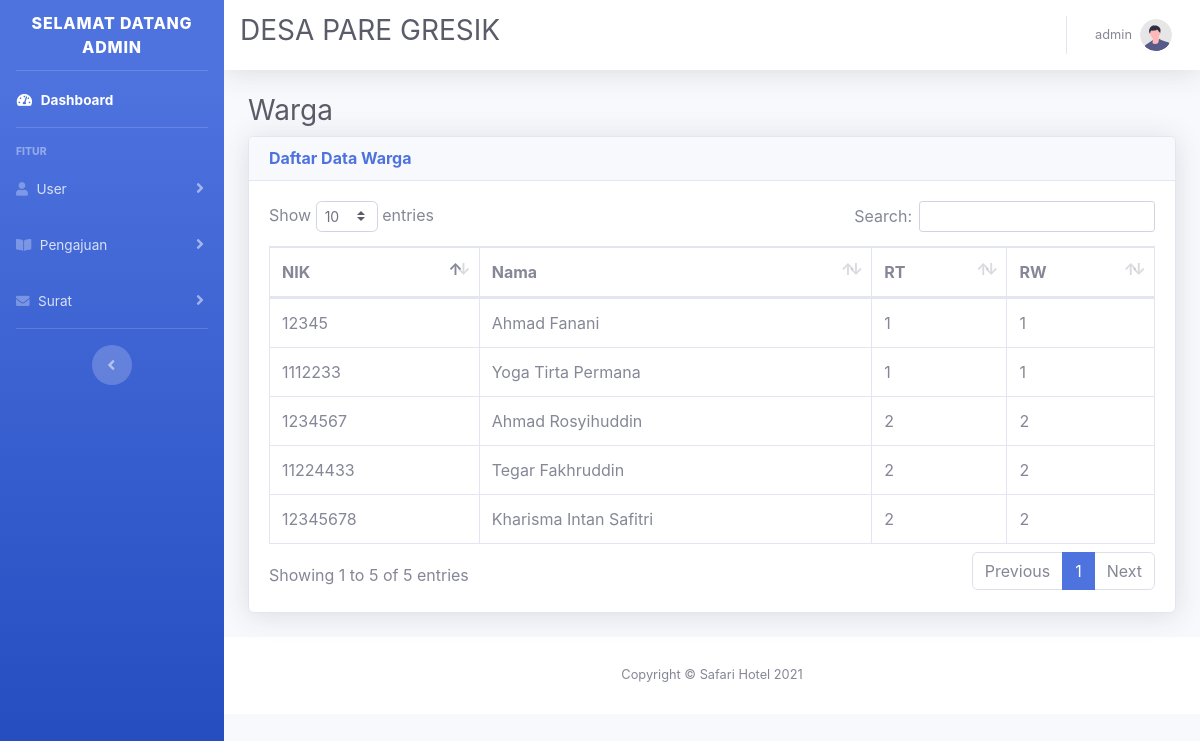
Screenshot of /admin/warga.php (signed in) with the database file from the repository.
### tables this page shows
CREATE TABLE `tb_user` (
  `nik` varchar(100) NOT NULL,
  `username` varchar(100) DEFAULT NULL,
  `password` varchar(100) NOT NULL,
  `nama_user` varchar(100) NOT NULL,
  `rt` char(10) DEFAULT NULL,
  `rw` char(10) DEFAULT NULL,
  `role_user` enum('Warga','Admin') NOT NULL
);

### db/data_warga.php (the view)
<?php
include "../connect/koneksi.php";
$tb_user = mysqli_query($koneksi, "SELECT * FROM tb_user");
while ($row = mysqli_fetch_assoc($tb_user)) :
    if ($row["role_user"] != 'Admin') { ?>
        <tr>
            <td><?= $row["nik"] ?></td>
            <td><?= $row["nama_user"] ?></td>
            <td><?= $row["rt"] ?></td>
            <td><?= $row["rt"] ?></td>
        </tr>
    <?php } ?>
<?php
endwhile;
?>

### desain/sidebar_admin.php (shortened to what this page needs)
<div id="wrapper">
    <ul class="navbar-nav bg-gradient-primary sidebar sidebar-dark accordion" id="accordionSidebar">
        <a class="sidebar-brand d-flex align-items-center justify-content-center">
            <div>Selamat Datang <?= $tb_user["nama_user"] ?></div>
        </a>
        <hr class="sidebar-divider my-0">
        <li class="nav-item active">
            <a class="nav-link" href="../admin/page_admin.php">
                <i class="fas fa-fw fa-tachometer-alt"></i>
                <span>Dashboard</span></a>
        </li>
        <hr class="sidebar-divider">
        <div class="sidebar-heading">Fitur</div>
        <li class="nav-item">
            <a class="nav-link collapsed" href="#" data-toggle="collapse" data-target="#userMenu" aria-expanded="true" aria-controls="userMenu">
                <i class="fas fa-user"></i>
                <span>User</span>
            </a>
        </li>
        <li class="nav-item">
            <a class="nav-link collapsed" href="#" data-toggle="collapse" data-target="#reservasi" aria-expanded="true" aria-controls="reservasi">
                <i class="fas fa-book-open"></i>
                <span>Pengajuan</span>
            </a>
        </li>
        <li class="nav-item">
            <a class="nav-link collapsed" href="#" data-toggle="collapse" data-target="#surat" aria-expanded="true" aria-controls="surat">
                <i class="fas fa-envelope"></i>
                <span>Surat</span>
            </a>
        </li>
        <hr class="sidebar-divider d-none d-md-block">
        <div class="text-center d-none d-md-inline">
            <button class="rounded-circle border-0" id="sidebarToggle"></button>
        </div>
    </ul>

### desain/navbar_admin.php (shortened to what this page needs)
<div id="content-wrapper" class="d-flex flex-column">
    <div id="content">
        <nav class="navbar navbar-expand navbar-light bg-white topbar mb-4 static-top shadow">
            <h1 class="h3 mb-2 text-gray-800">DESA PARE GRESIK</h1>
            <ul class="navbar-nav ml-auto">
                <li class="nav-item dropdown no-arrow">
                    <a class="nav-link dropdown-toggle" href="#" id="userDropdown" role="button" data-toggle="dropdown" aria-haspopup="true" aria-expanded="false">
                        <span class="mr-2 d-none d-lg-inline text-gray-600 small"><?= $tb_user["nik"] ?></span>
                        <img class="img-profile rounded-circle" src="../img/undraw_profile.svg">
                    </a>
                </li>
            </ul>
        </nav>

### rows the page displays
tb_user: nama_user "ADMIN", nik "admin"
tb_user: nik "1112233", nama_user "Yoga Tirta Permana", rt "1"
tb_user: nik "11224433", nama_user "Tegar Fakhruddin", rt "2"
tb_user: nik "12345", nama_user "Ahmad Fanani", rt "1"
tb_user: nik "1234567", nama_user "Ahmad Rosyihuddin", rt "2"
tb_user: nik "12345678", nama_user "Kharisma Intan Safitri", rt "2"
